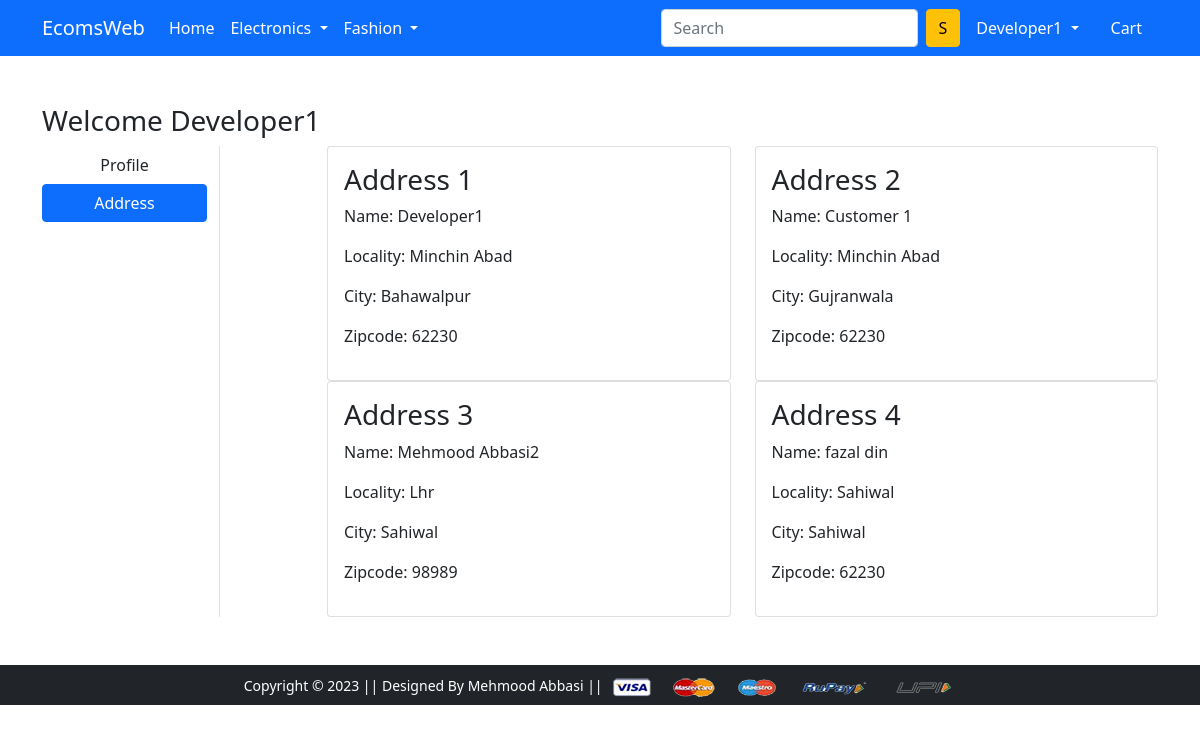
/address/ (signed in), run on the app's committed database.
### ecomapp/models.py (models this page shows, shortened)
class Customer(models.Model):
    user = models.ForeignKey(User, on_delete=models.CASCADE)
    name = models.CharField( max_length=250)
    locality = models.CharField( max_length=250)
    city = models.CharField( max_length=250)
    zipcode = models.IntegerField()
    state = models.CharField(choices=STATE_CHOICES, max_length=250)

### ecomapp/views.py (the view)
# urls.py: path('address/', views.address, name='address'),
@login_required
def address(request):
 add = Customer.objects.filter(user=request.user)
 return render(request, 'address.html',{'add':add,'active':'btn-primary'})

### templates/address.html (shortened to what this page needs)
{% extends 'base.html' %}
{% load static %}
{% block main-content %}
<div class="container my-5">
 <div class="row">
    <h3>Welcome {{request.user|capfirst}}</h3>
  <div class="col-sm-2 border-end">
   <ul class="list-unstyled">
    <li class="d-grid"><a href="{% url 'profile' %}" class="btn ">Profile</a></li>
    <li class="d-grid"><a href="{% url 'address' %}" class="btn {{active}}">Address</a></li>
   </ul>
  </div>
  <div class="col-sm-9 offset-sm-1">
   <div class="row">
    {% for ad in add  %}
    <div class="col-sm-6">
     <div class="card">
      <div class="card-body">
       <h3>Address {{forloop.counter}}</h3>
       <p>Name: {{ ad.name }}</p>
       <p>Locality: {{ ad.locality }}</p>
       <p>City: {{ ad.state }}</p>
       <p>Zipcode: {{ ad.zipcode }}</p>
      </div>
     </div>
    </div>
    {% endfor %}
   </div>
  </div>
 </div>
</div>
{% endblock main-content %}

### templates/base.html (shortened to what this page needs)
<!doctype html>
{% load static %}
<html lang="en">
  <head>
    <link href="https://cdn.jsdelivr.net/npm/bootstrap@5.0.0-beta1/dist/css/bootstrap.min.css" rel="stylesheet">
    <link rel="stylesheet" href="{% static 'css/owl.carousel.min.css' %}">
    <link rel="stylesheet" href="{% static 'css/all.min.css' %}">
    <link rel="stylesheet" href="{% static 'css/style.css' %}">
  </head>
  <body>
    <nav class="navbar navbar-expand-lg navbar-dark bg-primary">
     <div class="container">
       <a class="navbar-brand" href="/">EcomsWeb</a>
       <div class="collapse navbar-collapse" id="navbarSupportedContent">
         <ul class="navbar-nav me-auto mb-2 mb-lg-0">
           <li class="nav-item">
             <a class="nav-link active" aria-current="page" href="/">Home</a>
           </li>
           <li class="nav-item dropdown">
             <a class="nav-link dropdown-toggle text-white" href="#" id="electronicsDropdown" role="button" data-bs-toggle="dropdown" aria-expanded="false">
               Electronics
             </a>
           </li>
           <li class="nav-item dropdown">
             <a class="nav-link dropdown-toggle text-white" href="#" id="fashionDropdown" role="button" data-bs-toggle="dropdown" aria-expanded="false">
               Fashion
             </a>
           </li>
         </ul>
         <form class="d-flex">
           <input class="form-control me-2" type="search" placeholder="Search" aria-label="Search">
           <button class="btn btn-warning" type="submit">S</button>
         </form>
         <div>
           <ul class="navbar-nav me-auto mb-2 mb-lg-0">
            {% if request.user.is_authenticated %}
           <li class="nav-item dropdown mx-2">
              <a class="nav-link dropdown-toggle text-white" href="#" id="profileDropdown" role="button" data-bs-toggle="dropdown" aria-expanded="false">
                {{request.user.username|capfirst}}
              </a>
            </li>
            <li class="nav-item mx-2">
             <a href="{% url 'show_cart' %}" class="nav-link text-white"> Cart </a>
            </li>
            {% endif %}
          </ul>
         </div>
       </div>
     </div>
    </nav>
    {% block main-content %} {% endblock main-content %}
    <footer class="container-fluid bg-dark text-center p-2 mt-5">
        <small class="text-white">Copyright &copy; 2023 || Designed By Mehmood Abbasi || </small>
        <img src="{% static 'lllimages/payment.png' %}" alt="" srcset="" class="img-fluid" height="2px">
    </footer>
  </body>
</html>

### data on the page
Customer: name "Developer1", locality "Minchin Abad", state "Bahawalpur", zipcode "62230"
Customer: name "Customer 1", locality "Minchin Abad", state "Gujranwala", zipcode "62230"
Customer: name "Mehmood Abbasi2", locality "Lhr", state "Sahiwal", zipcode "98989"
Customer: name "fazal din", locality "Sahiwal", state "Sahiwal", zipcode "62230"

### other printed values
{{ request.user.username|capfirst }} "Developer1"
{{ request.user|capfirst }} "Developer1"
